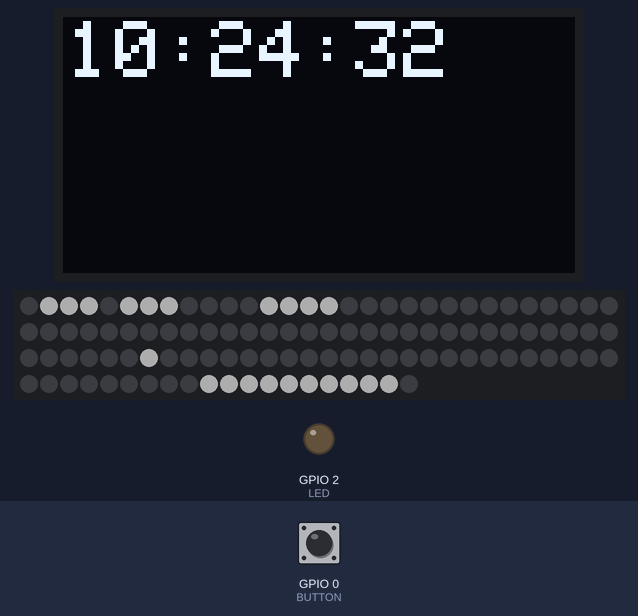
A sketch run on a simulated ESP32. Shown: 128×64 one-colour display, 110 RGB LEDs in strip order, left to right, continuing on the next row, output pins drawn as LEDs (lit = HIGH). The inputs (shaded band) are chosen by the test bench; at power-on: GPIO 0 (BUTTON) HIGH. Dim RGB values are drawn brighter than linear; the strip is taken to match the declared colour order; the local clock reads 2024-03-15 10:24:30 at power-on unless the sketch sets it; what the sketch prints to the serial monitor is not drawn.

Above: at 2.3 s.
2.4 s: GPIO 0 (BUTTON) pulsed LOW 2 times (0.12 s each, 0.3 s apart)
At 3.6 s:
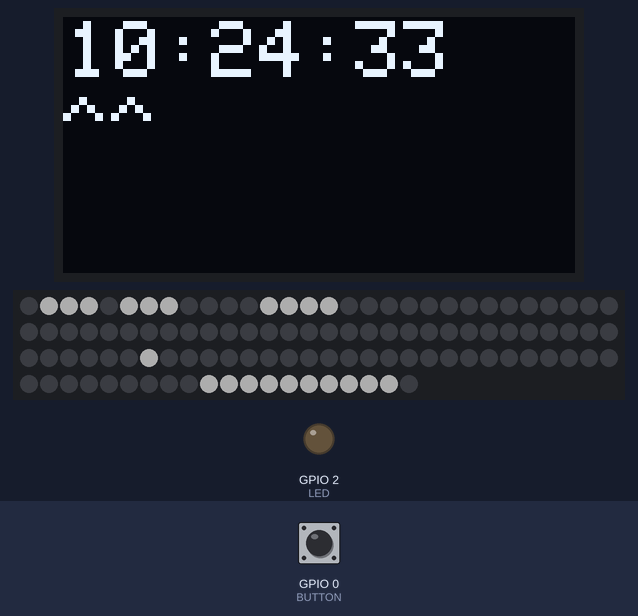
6.0 s: GPIO 0 (BUTTON) pulled LOW for 0.15 s
At 7.8 s:
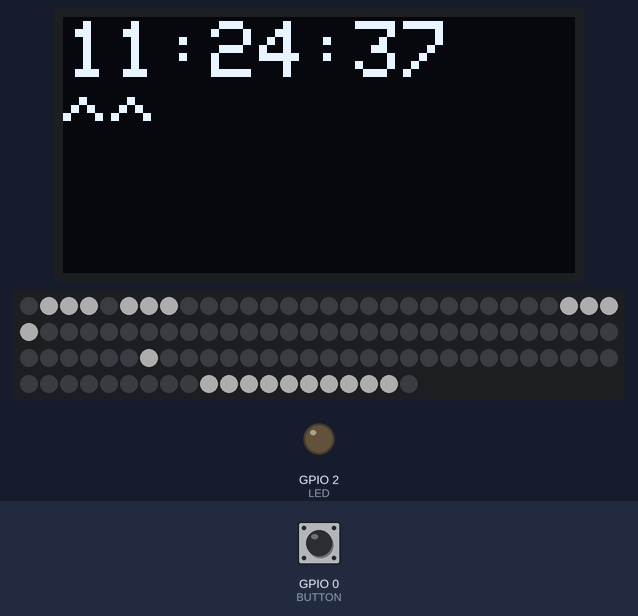
8.5 s: GPIO 0 (BUTTON) pulled LOW for 1 s
At 9.6 s:
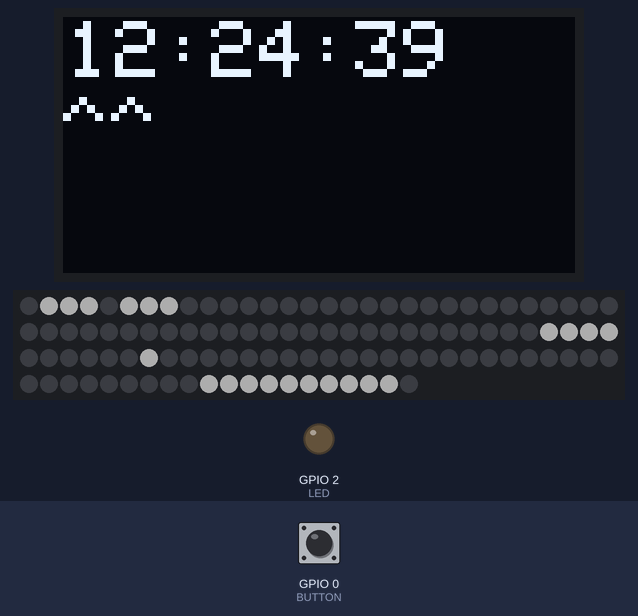
11.0 s: GPIO 0 (BUTTON) pulled LOW for 0.15 s
At 12.9 s:
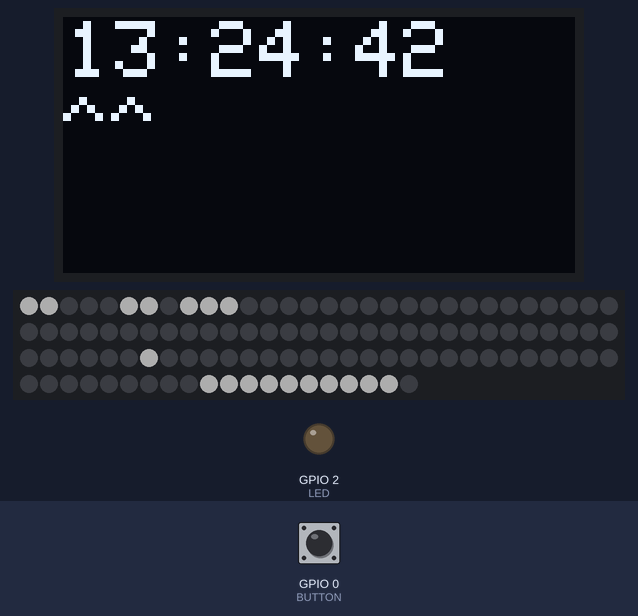
13.6 s: GPIO 0 (BUTTON) pulled LOW for 1 s
At 14.8 s:
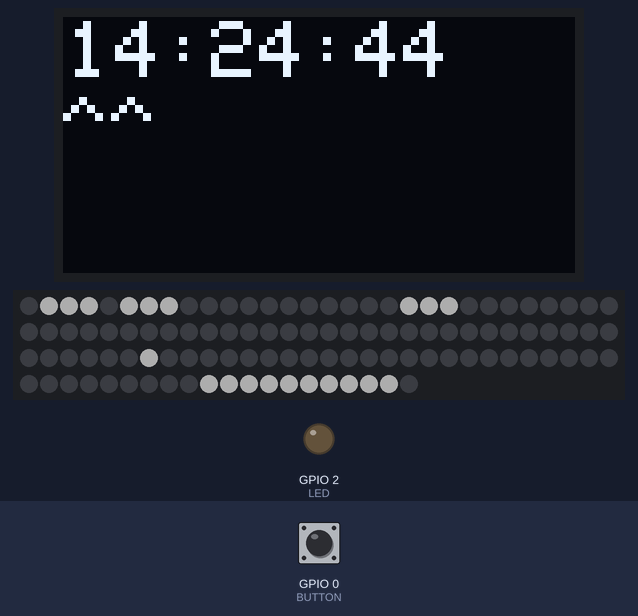
16.6 s: GPIO 0 (BUTTON) pulled LOW for 3.2 s
At 17.9 s:
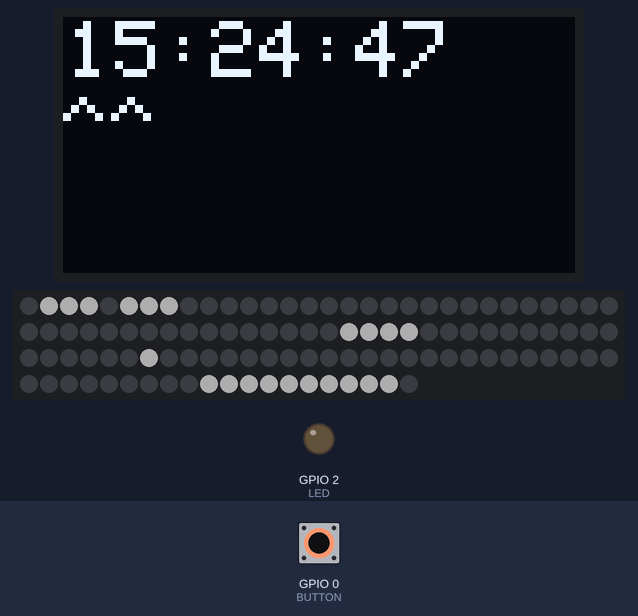
Timing chart, 0 to 19.6 s (numbered marks = the images above; inputs shaded):
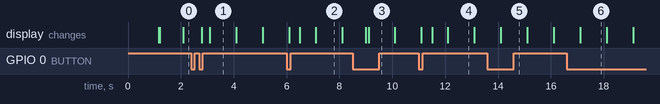

Measured:
- after the input at 2.4 s, the display: first changes after 0.39 s (image 1 shows a later state)
- what the display in image 1 shows lasts 1.0 s, from 3.1 s to 4.1 s

The sketch:

Spelling-clock-ESP32.ino
```cpp
#include <Wire.h>
#include <Adafruit_GFX.h>
#include <Adafruit_SSD1306.h>
#include <Adafruit_NeoPixel.h>
#include <RTClib.h>

// Configuration
#define SCREEN_WIDTH 128
#define SCREEN_HEIGHT 64
#define LED_PIN 4
#define NUM_LEDS 110
#define LED_TYPE WS2812
#define MAX_TIME 46799
#define ONE_O_CLOCK 3600
#define MAX_HOUR_LETTERS 13
#define MAX_MINS_LETTERS 16
#define BUTTON 0
#define LED 2
#define OLED_ADDR 0x3C

Adafruit_SSD1306 display(SCREEN_WIDTH, SCREEN_HEIGHT, &Wire, -1);
Adafruit_NeoPixel strip(NUM_LEDS, LED_PIN, NEO_RGB + NEO_KHZ800);
RTC_DS3231 rtc;

const unsigned long debounceDelay = 50;
const unsigned long doubleClickDelay = 400;
unsigned long lastDebounceTime = 0;
unsigned long lastClickTime = 0;
int clickCount = 0;
unsigned long previousMillis = 0;
const long interval = 100;

short arrowPosition = 0;
bool lastButtonState = HIGH;
bool buttonState;
int ledState = LOW;
char timeBuf[9];  // "HH:MM:SS" + '\0'

const int hours[][MAX_HOUR_LETTERS] = {
  { 0, 1, 5, 6, 8, 9, 10, -1 },                      // 1
  { 1, 2, 3, 5, 6, 7, 11, 12, 13, -1 },              // 2
  { 1, 2, 3, 5, 6, 7, 46, 47, 48, 49, -1 },          // 3
  { 1, 2, 3, 5, 6, 7, 22, 23, 24, 25, 26, 27, -1 },  // 4
  { 1, 2, 3, 5, 6, 7, 34, 35, 36, 37, 38, -1 },      // 5
  { 1, 2, 3, 5, 6, 7, 13, 14, 15, 16, -1 },          // 6
  { 1, 2, 3, 5, 6, 7, 49, 50, 51, 52, 53, -1 },      // 7
  { 1, 2, 3, 5, 6, 7, 38, 39, 40, 41, -1 },          // 8
  { 1, 2, 3, 5, 6, 7, 55, 56, 57, 58, 59, -1 },      // 9
  { 1, 2, 3, 5, 6, 7, 17, 18, 19, 20, -1 },          // 10
  { 1, 2, 3, 5, 6, 7, 27, 28, 29, 30, -1 },          // 11
  { 1, 2, 3, 5, 6, 7, 61, 62, 63, 64, -1 }           // 12
};

const int mins[][MAX_MINS_LETTERS] = {
  { -1 },                                                                        // 0
  { 66, 77, 78, 79, 80, 81, -1 },                                                // 5
  { 66, 73, 74, 75, 76, -1 },                                                    // 10
  { 66, 88, 89, 90, 91, 92, 93, -1 },                                            // 15
  { 66, 82, 83, 84, 85, 86, 87, -1 },                                            // 20
  { 66, 100, 101, 102, 103, 104, 105, 106, 107, 108, 109, -1 },                  // 25
  { 66, 94, 95, 96, 97, 98, -1 },                                                // 30
  { 67, 68, 69, 70, 71, 100, 101, 102, 103, 104, 105, 106, 107, 108, 109, -1 },  // 35
  { 67, 68, 69, 70, 71, 82, 83, 84, 85, 86, 87, -1 },                            // 40
  { 67, 68, 69, 70, 71, 88, 89, 90, 91, 92, 93, -1 },                            // 45
  { 67, 68, 69, 70, 71, 73, 74, 75, 76, -1 },                                    // 50
  { 67, 68, 69, 70, 71, 77, 78, 79, 80, 81, -1 },                                // 55
};

const int strip_map[] = {  // 110 elements on 11 columns
  0, 1, 2, 3, 4, 5, 6, 7, 8, 9, 10,
  21, 20, 19, 18, 17, 16, 15, 14, 13, 12, 11,
  22, 23, 24, 25, 26, 27, 28, 29, 30, 31, 32,
  43, 42, 41, 40, 39, 38, 37, 36, 35, 34, 33,
  44, 45, 46, 47, 48, 49, 50, 51, 52, 53, 54,
  65, 64, 63, 62, 61, 60, 59, 58, 57, 56, 55,
  66, 67, 68, 69, 70, 71, 72, 73, 74, 75, 76,
  87, 86, 85, 84, 83, 82, 81, 80, 79, 78, 77,
  88, 89, 90, 91, 92, 93, 94, 95, 96, 97, 98,
  109, 108, 107, 106, 105, 104, 103, 102, 101, 100, 99
};

const char letters[] = {
  'E', 'S', 'O', 'N', 'W', 'L', 'A', 'S', 'U', 'N', 'A',  // 0
  'D', 'O', 'S', 'E', 'I', 'S', 'D', 'I', 'E', 'Z', 'S',  // 11
  'C', 'U', 'A', 'T', 'R', 'O', 'N', 'C', 'E', 'X', 'T',  // 22
  'E', 'C', 'I', 'N', 'C', 'O', 'C', 'H', 'O', 'R', 'H',  // 33
  'F', 'Y', 'T', 'R', 'E', 'S', 'I', 'E', 'T', 'E', 'P',  // 44
  'N', 'U', 'E', 'V', 'E', 'G', 'D', 'O', 'C', 'E', 'J',  // 55
  'Y', 'M', 'E', 'N', 'O', 'S', 'K', 'D', 'I', 'E', 'Z',  // 66
  'C', 'I', 'N', 'C', 'O', 'V', 'E', 'I', 'N', 'T', 'E',  // 77
  'C', 'U', 'A', 'R', 'T', 'O', 'M', 'E', 'D', 'I', 'A',  // 88
  'U', 'V', 'E', 'N', 'T', 'I', 'C', 'I', 'N', 'C', 'O'   // 99
};

int convertTime(int in_time) {
  int h = in_time / 60;
  int m = in_time - (h * 60);

  return h * 100 + m;
}

int getHour() {
  int hour12 = rtc.now().hour() % 12;
  if (hour12 == 0) hour12 = 12;  // Convert 0 to 12 for midnight/noon
  return hour12;
}

int getMins() {
  return rtc.now().minute();
}

int getRoundedMins() {
  float tmp = getMins() / 5.0;
  return round(tmp) * 5;
}

int getUsableMins() {
  int rounded = getRoundedMins();
  if (rounded == 60)
    return 0;
  return rounded;
}

int getUsableHour() {
  int rounded = getRoundedMins();
  if (rounded > 30)
    return (getHour() + 1) % 12;
  return getHour();
}

void incrementMinutes(short amount) {
  DateTime now = rtc.now();

  // Add 60 seconds to the current time
  DateTime newTime = DateTime(
    now.year(),
    now.month(),
    now.day(),
    now.hour(),
    now.minute() + amount,  // Add 1 minute
    now.second());

  rtc.adjust(newTime);

  Serial.println("Minutes incremented by 1");
}

// Function to increment hours by 1
void incrementHours(short amount) {
  DateTime now = rtc.now();

  // Add 1 hour to the current time
  DateTime newTime = DateTime(
    now.year(),
    now.month(),
    now.day(),
    now.hour() + amount,  // Add 1 hour
    now.minute(),
    now.second());

  rtc.adjust(newTime);

  Serial.println("Hours incremented by 1");
}

// print the strip_map. Is better to hardcode the result, for better performance
void printMap(int rowLen) {
  int index = 0;
  bool backwards = false;
  while (index < NUM_LEDS) {
    for (int i = 0; i < rowLen; i++) {
      if (backwards) {
        Serial.print(index + (rowLen - i) - 1);
      } else {
        Serial.print(index + i);
      }
      Serial.print(",");
    }
    backwards = !backwards;
    index += rowLen;
  }
}

void drawArrow() {
  if (arrowPosition == 0) {
    return;
  }
  switch (arrowPosition) {
    case 0:
      break;
    case 1:
    case 2:
      display.setCursor((arrowPosition - 1) * 36, 20);
      display.print("^^");
      break;
    case 3:
    case 4:
      display.setCursor((arrowPosition - 3) * 36, 16);
      display.print("vv");
      break;
  }
}

void handleClick() {
  clickCount++;
  lastClickTime = millis();

  if (clickCount == 2) {
    clickCount = 0;
    arrowPosition = (arrowPosition + 1) % 5;
    Serial.printf("arrow %d", arrowPosition);
  }
}

void initStrip() {
  strip.begin();
  strip.setBrightness(50);
  strip.clear();
  strip.show();  // Initialize all pixels to 'off'
}

void setup() {
  Serial.begin(115200);
  delay(1000);  // Important: Give serial time to start

  Wire.begin(21, 22);
  delay(100);

  pinMode(BUTTON, INPUT_PULLUP);

  Serial.println("Starting devices...");

  // Initialize OLED display
  if (!display.begin(SSD1306_SWITCHCAPVCC, OLED_ADDR)) {
    Serial.println("OLED not found at 0x3C!");
  } else {
    Serial.println("OLED initialized");
    display.clearDisplay();
    display.setTextSize(1);
    display.setTextColor(SSD1306_WHITE);
    display.setCursor(0, 0);
    display.println("Display OK");
    display.display();
  }

  // Initialize RTC
  if (!rtc.begin()) {
    Serial.println("RTC not found!");
  } else {
    Serial.println("RTC initialized");
  }

  if (rtc.lostPower()) {
    Serial.println("RTC lost power, setting compile time");
    rtc.adjust(DateTime(F(__DATE__), F(__TIME__)));
  }
  pinMode(LED, OUTPUT);
  display.clearDisplay();
  display.setTextSize(2);
  display.setTextColor(SSD1306_WHITE);

  initStrip();
}

void loop() {
  unsigned long currentMillis = millis();
  if (currentMillis - previousMillis >= interval) {
    previousMillis = currentMillis;
    /*
    if (ledState == LOW) {
      ledState = HIGH;
    } else {
      ledState = LOW;
    }
    // set the LED with the ledState of the variable:
    digitalWrite(LED, ledState); */

    Serial.println();

    int led_index = 0;
    strip.clear();

    // Hour leds
    int my_hour = getUsableHour() - 1;
    for (int i = 0; i < MAX_HOUR_LETTERS; i++) {
      led_index = hours[my_hour][i];
      if (led_index == -1) break;
      strip.setPixelColor(strip_map[led_index], 255, 255, 255);
      Serial.print(letters[led_index]);
    }

    // Minutes leds
    int my_mins = getUsableMins() / 5;
    for (int i = 0; i < MAX_MINS_LETTERS; i++) {
      led_index = mins[my_mins][i];
      if (led_index == -1) break;
      strip.setPixelColor(strip_map[led_index], 255, 255, 255);
      Serial.print(letters[led_index]);
    }

    strip.show();
    // RTC read
    DateTime now = rtc.now();
    snprintf(
      timeBuf,
      sizeof(timeBuf),
      "%02d:%02d:%02d",
      now.hour(),
      now.minute(),
      now.second());

    // Refresh LCD
    display.clearDisplay();
    display.setCursor(1, 1);
    display.println(timeBuf);
    drawArrow();
    display.display();
  }

  //********** HANDLE CLICK / DOUBLE CLICK begin
  bool reading = digitalRead(BUTTON);

  // Debounce
  if (reading != lastButtonState) {
    lastDebounceTime = millis();
  }

  if ((millis() - lastDebounceTime) > debounceDelay) {
    if (reading != buttonState) {
      buttonState = reading;

      // Detect press (LOW)
      if (buttonState == LOW) {
        handleClick();
      }
    }
  }

  lastButtonState = reading;

  // Reset click count if too much time passed
  if (clickCount > 0 && (millis() - lastClickTime > doubleClickDelay)) {
    if (clickCount == 1) {
      // single click. Increment time
      switch (arrowPosition) {
        case 0:
          break;

        case 1:
          incrementHours(1);
          break;
        case 2:
          incrementMinutes(1);
          break;
        case 3:
          incrementHours(-1);
          break;
        case 4:
          incrementMinutes(-1);
          break;
      }
    }
    clickCount = 0;
  }
  //********** HANDLE CLICK / DOUBLE CLICK end
}
```
